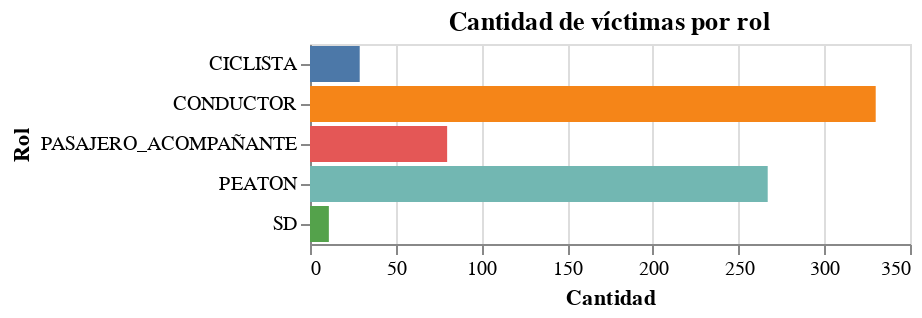

Notebook source saved alongside this figure:
### Markdown cell above
La conducción es una actividad que demanda habilidad y destreza, y es más frecuente que haya más hombres que mujeres al volante. Esta disparidad en la distribución de conductores entre ambos sexos tiene un impacto significativo en las estadísticas de accidentes de tráfico, lo que se refleja en un mayor número de víctimas masculinas.

### Code cell
# Obtener el conteo de valores de la columna 'Rol'
conteo_roles = victimas['Rol'].value_counts().reset_index()
conteo_roles.columns = ['Rol', 'Cantidad']

# Crear el gráfico de barras horizontales con Altair
bars = alt.Chart(conteo_roles).mark_bar().encode(
    y=alt.Y('Rol:N', title='Rol'),
    x=alt.X('Cantidad:Q', title='Cantidad'),
    color=alt.Color('Rol:N', legend=None)
).properties(
    title='Cantidad de víctimas por rol'
)

bars

### Figure 1 — Vega-Lite specification as saved in the notebook (floating-point values rounded to 4 significant figures)
{"config": {"view": {"continuousWidth": 300, "continuousHeight": 300}}, "data": {"name": "data-318bd18e8d59ebe7dd1891a05d2782b7"}, "mark": {"type": "bar"}, "encoding": {"color": {"field": "Rol", "legend": null, "type": "nominal"}, "x": {"field": "Cantidad", "title": "Cantidad", "type": "quantitative"}, "y": {"field": "Rol", "title": "Rol", "type": "nominal"}}, "title": "Cantidad de víctimas por rol", "$schema": "https://vega.github.io/schema/vega-lite/v5.17.0.json", "datasets": {"data-318bd18e8d59ebe7dd1891a05d2782b7": [{"Rol": "CONDUCTOR", "Cantidad": 330}, {"Rol": "PEATON", "Cantidad": 267}, {"Rol": "PASAJERO_ACOMPAÑANTE", "Cantidad": 80}, {"Rol": "CICLISTA", "Cantidad": 29}, {"Rol": "SD", "Cantidad": 11}]}}
